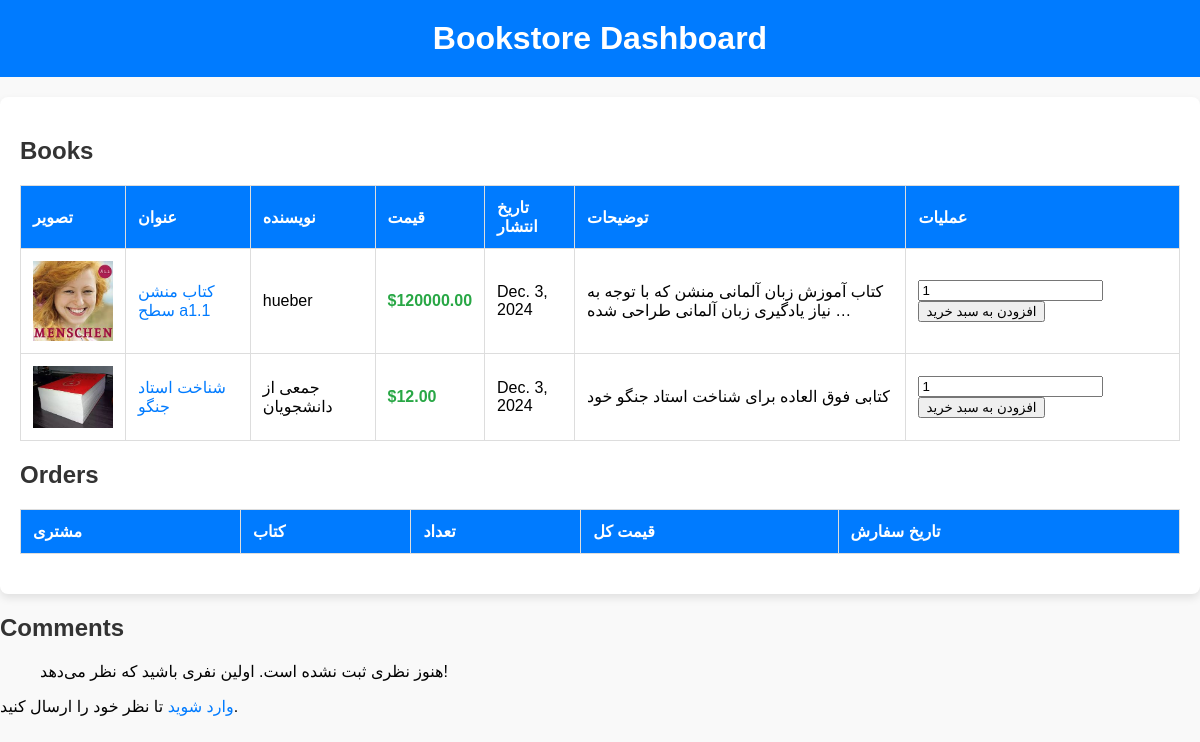
Screenshot of /accounts/books/ with the database file from the repository.
### accounts/models.py (models this page shows, shortened)
class Book(models.Model):
    title = models.CharField(max_length=255)
    author = models.CharField(max_length=255)
    price = models.DecimalField(max_digits=10, decimal_places=2)
    published_date = models.DateField()
    description = models.TextField()
    image=models.ImageField(upload_to='products/', blank=True, null=True)

### accounts/views.py (the view)
# urls.py: path('books/', views.BookListView.as_view(), name='book_list'),
class BookListView(ListView):
    model = Book
    template_name = 'accounts/book_list.html'
    context_object_name = 'books'

### accounts/templates/accounts/book_list.html (shortened to what this page needs)
<!DOCTYPE html>
<html lang="en">
<head>
</head>
<body>
    <header>
        <h1>Bookstore Dashboard</h1>
    </header>
    <div class="container">
        <h2>Books</h2>
        <table>
            <thead>
                <tr>
                    <th>تصویر</th>
                    <th>عنوان</th>
                    <th>نویسنده</th>
                    <th>قیمت</th>
                    <th>تاریخ انتشار</th>
                    <th>توضیحات</th>
                    <th>عملیات</th>
                </tr>
            </thead>
            <tbody>
                {% for book in books %}
                <tr>
                    <td><img src="{{ book.image.url }}" alt="{{ book.title }}"></td>
                    <td>
                        <a href="{% url 'book_detail' book.pk %}">{{ book.title }}</a>
                    </td>
                    <td>{{ book.author }}</td>
                    <td class="price">${{ book.price }}</td>
                    <td>{{ book.published_date }}</td>
                    <td>{{ book.description|truncatewords:15 }}</td>
                    <td>
                        <form action="{% url 'add_to_cart' book.id %}" method="POST">
                            <input type="number" name="quantity" value="1" min="1">
                            <button type="submit">افزودن به سبد خرید</button>
                        </form>
                    </td>
                </tr>
                {% endfor %}
            </tbody>
        </table>
        <h2>Orders</h2>
        <table>
            <thead>
                <tr>
                    <th>مشتری</th>
                    <th>کتاب</th>
                    <th>تعداد</th>
                    <th>قیمت کل</th>
                    <th>تاریخ سفارش</th>
                </tr>
            </thead>
        </table>
    </div>
    <div class="comments-section">
        <h2>Comments</h2>
        <ul class="comments-list">
            {% for comment in comments %}
            <li>
                <div class="comment-meta">
                    <strong>{{ comment.user.username }}</strong>
                    <span>({{ comment.created_at|date:"F j, Y, g:i a" }})</span>
                </div>
                <div class="comment-text">
                    {{ comment.text }}
                </div>
            </li>
            {% empty %}
            <p>هنوز نظری ثبت نشده است. اولین نفری باشید که نظر می‌دهد!</p>
            {% endfor %}
        </ul>
    </div>
    {% if request.user.is_authenticated %}
    <div class="add-comment">
        <h3>افزودن نظر</h3>
        <form method="POST">
            {% csrf_token %}
            {{ form.as_p }}
            <button type="submit">ارسال</button>
        </form>
    </div>
    {% else %}
    <p class="login-message">
        <a href="{% url 'login' %}">وارد شوید</a> تا نظر خود را ارسال کنید.
    </p>
    {% endif %}
</body>
</html>

### accounts/templates/accounts/book_list.html (style rules this page uses)
body { font-family: Arial, sans-serif; margin: 0; padding: 0; background-color: #f9f9f9; }
.container { margin: 20px auto; max-width: 1200px; padding: 20px; background: #fff; box-shadow: 0 4px 8px rgba(0, 0, 0, 0.1); border-radius: 8px; }
header { text-align: center; padding: 20px 0; background: #007BFF; color: white; margin-bottom: 20px; }
header h1 { margin: 0; font-size: 2em; }
h2 { margin: 20px 0; color: #333; }
table { width: 100%; border-collapse: collapse; margin-bottom: 20px; }
th, td { padding: 12px; border: 1px solid #ddd; text-align: left; }
th { background-color: #007BFF; color: white; }
td img { max-width: 80px; height: auto; display: block; margin: 0 auto; }
.price { font-weight: bold; color: #28a745; }
a { color: #007BFF; text-decoration: none; }

### rows the page displays
Book: image (picture), title "کتاب منشن سطح a1.1", author "hueber", price "120000.00", published_date "Dec. 3, 2024", description "کتاب آموزش زبان آلمانی منشن که با توجه به نیاز یادگیری زبان آلمانی طراحی شده …"
Book: image (picture), title "شناخت استاد جنگو", author "جمعی از دانشجویان", price "12.00", published_date "Dec. 3, 2024", description "کتابی فوق العاده برای شناخت استاد جنگو خود"
